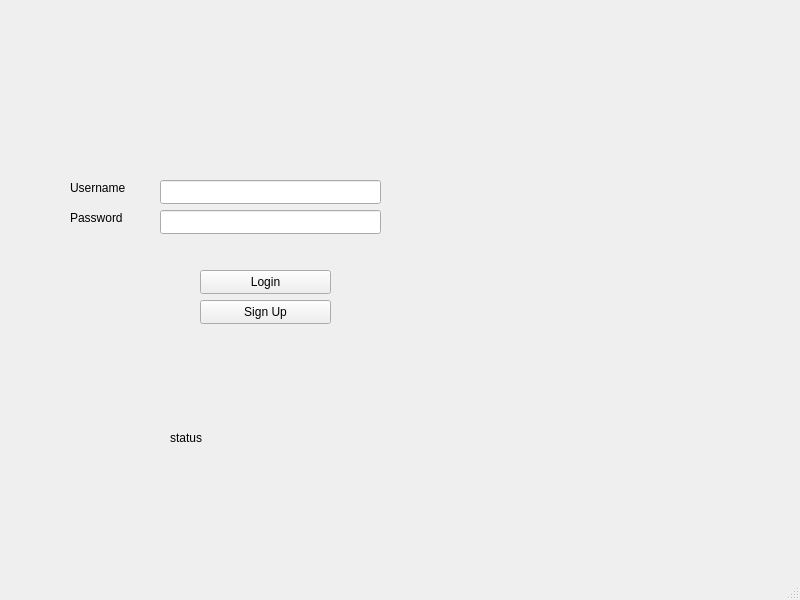
<?xml version="1.0" encoding="UTF-8"?>
<ui version="4.0">
 <class>database</class>
 <widget class="QMainWindow" name="database">
  <property name="geometry">
   <rect>
    <x>0</x>
    <y>0</y>
    <width>800</width>
    <height>600</height>
   </rect>
  </property>
  <property name="windowTitle">
   <string>MainWindow</string>
  </property>
  <widget class="QWidget" name="centralwidget">
   <widget class="QLabel" name="label_status">
    <property name="geometry">
     <rect>
      <x>170</x>
      <y>430</y>
      <width>201</width>
      <height>16</height>
     </rect>
    </property>
    <property name="text">
     <string>status</string>
    </property>
   </widget>
   <widget class="QPushButton" name="pushButton_login">
    <property name="geometry">
     <rect>
      <x>200</x>
      <y>270</y>
      <width>131</width>
      <height>24</height>
     </rect>
    </property>
    <property name="text">
     <string>Login</string>
    </property>
   </widget>
   <widget class="QPushButton" name="pushButton_signup">
    <property name="geometry">
     <rect>
      <x>200</x>
      <y>300</y>
      <width>131</width>
      <height>24</height>
     </rect>
    </property>
    <property name="text">
     <string>Sign Up</string>
    </property>
   </widget>
   <widget class="QLineEdit" name="lineEdit_user">
    <property name="geometry">
     <rect>
      <x>160</x>
      <y>180</y>
      <width>221</width>
      <height>24</height>
     </rect>
    </property>
   </widget>
   <widget class="QLineEdit" name="lineEdit_pass">
    <property name="geometry">
     <rect>
      <x>160</x>
      <y>210</y>
      <width>221</width>
      <height>24</height>
     </rect>
    </property>
   </widget>
   <widget class="QLabel" name="label_2">
    <property name="geometry">
     <rect>
      <x>70</x>
      <y>180</y>
      <width>71</width>
      <height>16</height>
     </rect>
    </property>
    <property name="text">
     <string>Username</string>
    </property>
   </widget>
   <widget class="QLabel" name="label_3">
    <property name="geometry">
     <rect>
      <x>70</x>
      <y>210</y>
      <width>71</width>
      <height>16</height>
     </rect>
    </property>
    <property name="text">
     <string>Password</string>
    </property>
   </widget>
  </widget>
  <widget class="QMenuBar" name="menubar">
   <property name="geometry">
    <rect>
     <x>0</x>
     <y>0</y>
     <width>800</width>
     <height>21</height>
    </rect>
   </property>
  </widget>
  <widget class="QStatusBar" name="statusbar"/>
 </widget>
 <resources/>
 <connections/>
</ui>
